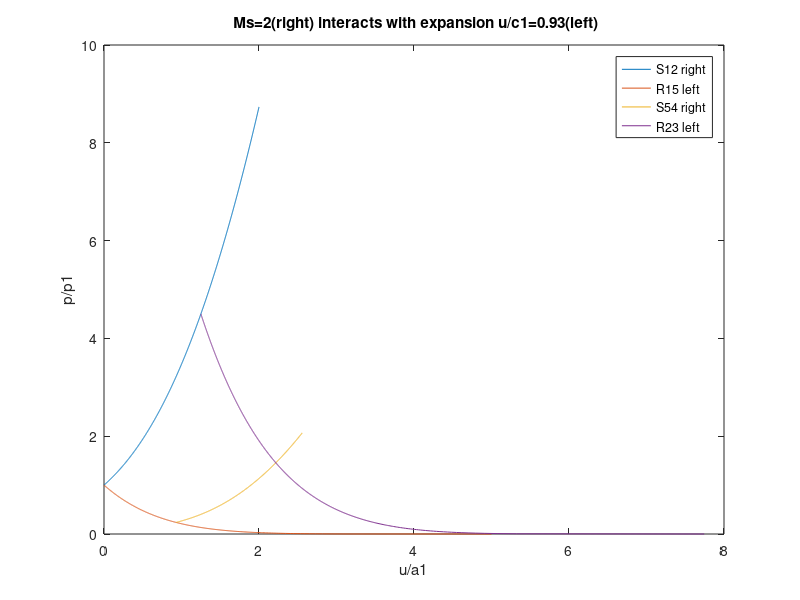

Reproduce this figure in MATLAB.
clear;
g=1.4;
Ms=2;

%shock 1-2
 
 p2byp1=1+(2*g/(g+1))*(Ms^2-1);
 a2bya1=sqrt((2*g*Ms^2-(g-1))*(2+(g-1)*Ms^2)/((g+1)^2*Ms^2));
 delubya1_12=linspace(0,2,1000);
 
 pbyp1_12=1+(g.*delubya1_12).*((g+1)*0.25.*delubya1_12+sqrt(1+(g+1)^2*0.25^2.*delubya1_12.^2));
 ubya1_12=delubya1_12;
 u2bya1_12=interp1(pbyp1_12,ubya1_12,p2byp1,'spline');
 plot(ubya1_12,pbyp1_12,'DisplayName','S12 right');
 hold on
 
 %left expansion 1-5
 
 pbyp1_15=linspace(0,1,1000);
 delubya1_15=(2/(g-1))*(1-pbyp1_15.^((g-1)/(2*g)));
 ubya1_15=delubya1_15;
 u5bya1_15=0.93; %given
 a5bya1=1-(g-1)*0.5*u5bya1_15;
 p5byp1=a5bya1^(2*g/(g-1));
 plot(ubya1_15,pbyp1_15,'DisplayName','R15 left');
 
 hold on
 legend
     
  %shock 54
  
 
 delubya5_54=linspace(0,2,1000);
 
 pbyp5_54=1+(g.*delubya5_54).*((g+1)*0.25.*delubya5_54+sqrt(1+(g+1)^2*0.25^2.*delubya5_54.^2));
 ubya5_54=delubya5_54+(u5bya1_15/a5bya1);
 ubya1_54=ubya5_54*a5bya1;
 pbyp1_54=pbyp5_54*p5byp1;
 
 plot(ubya1_54,pbyp1_54,'DisplayName','S54 right');
 hold on
 
  %left expansion 23
 
 pbyp2_23=linspace(0,1,1000);
 delubya2_23=(2/(g-1))*(1-pbyp2_23.^((g-1)/(2*g)));
 ubya2_23=delubya1_15+(u2bya1_12/a2bya1);
 ubya1_23=ubya2_23*a2bya1;
 pbyp1_23=pbyp2_23*p2byp1;
 
 
 
 plot(ubya1_23,pbyp1_23,'DisplayName','R23 left');
 legend
 
 hold on
 legend
xlabel('u/a1');
     ylabel('p/p1');
     title(' Ms=2(right) interacts with expansion u/c1=0.93(left)');